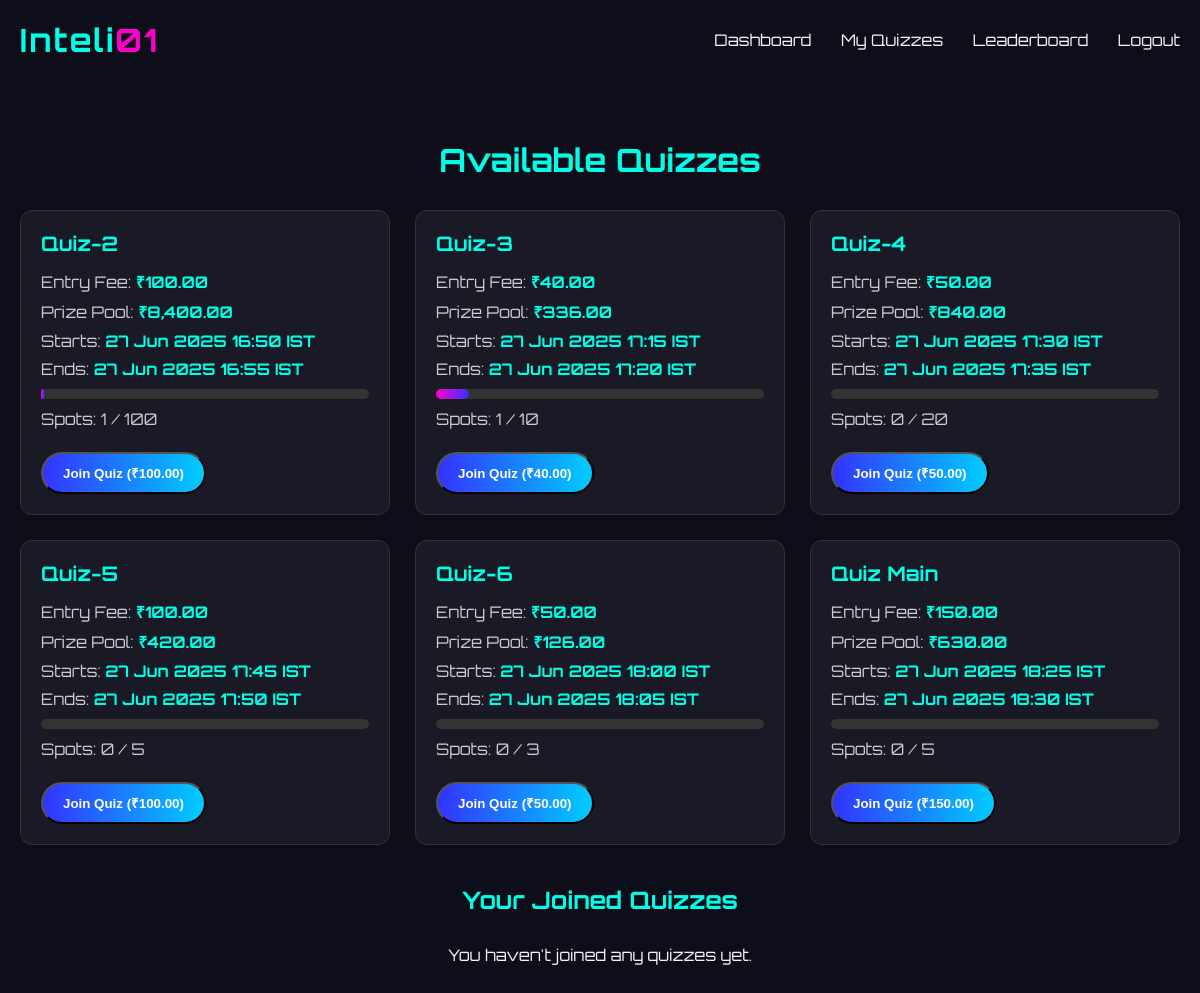
The page /join_quiz.php (signed in) on the database its author committed.
### tables this page shows
CREATE TABLE `quizzes` (
  `id` int(11) NOT NULL,
  `title` varchar(255) NOT NULL,
  `entry_fee` decimal(10,2) NOT NULL DEFAULT 0.00,
  `max_spots` int(11) NOT NULL DEFAULT 0,
  `prize_pool` decimal(10,2) DEFAULT 0.00,
  `commission_percent` decimal(5,2) NOT NULL DEFAULT 16.00,
  `is_active` tinyint(1) DEFAULT 1,
  `start_time` datetime DEFAULT NULL,
  `end_time` datetime DEFAULT NULL,
  `created_at` timestamp NOT NULL DEFAULT current_timestamp(),
  `winners` int(11) NOT NULL DEFAULT 1
);

### join_quiz.php (the view, shortened to what this page needs)
<?php
require_once 'db_connect.php';
$userId = $_SESSION['user_id'];
$quizzesQuery = "SELECT
    q.id,
    q.title,
    q.entry_fee,
    q.max_spots,
    q.prize_pool,
    q.start_time,
    q.end_time,
    COUNT(e.id) AS participants_count
FROM quizzes q
LEFT JOIN quiz_entries e ON q.id = e.quiz_id AND e.status = 'active'
WHERE q.start_time > NOW()
GROUP BY q.id
ORDER BY q.start_time ASC";
$quizzesResult = mysqli_query($con, $quizzesQuery);
$quizzes = mysqli_fetch_all($quizzesResult, MYSQLI_ASSOC);
$joinedQuery = "SELECT
    q.id,
    q.title,
    q.start_time,
    q.end_time,
    e.status
FROM quizzes q
JOIN quiz_entries e ON q.id = e.quiz_id
WHERE e.user_id = ?
ORDER BY q.start_time ASC";
$joinedStmt = mysqli_prepare($con, $joinedQuery);
mysqli_stmt_bind_param($joinedStmt, 'i', $userId);
mysqli_stmt_execute($joinedStmt);
$joinedResult = mysqli_stmt_get_result($joinedStmt);
$joinedQuizzes = mysqli_fetch_all($joinedResult, MYSQLI_ASSOC);
?>
<!DOCTYPE html>
<html lang="en">
<head>
</head>
<body>
    <div class="nav">
        <div class="logo">Inteli<span>01</span></div>
        <nav>
            <a href="dashboard.php">Dashboard</a>
            <a href="my_entries.php">My Quizzes</a>
            <a href="leaderboard.php">Leaderboard</a>
            <a href="logout.php">Logout</a>
        </nav>
    </div>
    <div class="container">
        <div class="section">
            <h1>Available Quizzes</h1>
            <?php if (empty($quizzes)): ?>
                <p style="text-align: center;">No quizzes available at the moment. Check back later!</p>
            <?php else: ?>
                <div class="quiz-grid">
                    <?php foreach ($quizzes as $quiz): ?>
                        <div class="quiz-card">
                            <h3><?= htmlspecialchars($quiz['title']) ?></h3>
                            <p>Entry Fee: <span class="highlight">₹<?= number_format($quiz['entry_fee'], 2) ?></span></p>
                            <p>Prize Pool: <span class="highlight">₹<?= number_format($quiz['prize_pool'], 2) ?></span></p>
                            <p>Starts: <span class="highlight"><?= date('d M Y H:i', strtotime($quiz['start_time'])) ?> IST</span></p>
                            <p>Ends: <span class="highlight"><?= date('d M Y H:i', strtotime($quiz['end_time'])) ?> IST</span></p>
                            <div class="progress-bar">
                                <div class="progress" style="width: <?= min(100, ($quiz['participants_count'] / $quiz['max_spots']) * 100) ?>%"></div>
                            </div>
                            <p>Spots: <?= $quiz['participants_count'] ?> / <?= $quiz['max_spots'] ?></p>
                            <form method="POST">
                                <button type="submit" name="join_quiz" class="btn btn-primary">
                                    Join Quiz (₹<?= number_format($quiz['entry_fee'], 2) ?>)
                                </button>
                            </form>
                        </div>
                    <?php endforeach; ?>
                </div>
            <?php endif; ?>
        </div>
        <div class="section">
            <h2>Your Joined Quizzes</h2>
            <?php if (empty($joinedQuizzes)): ?>
                <p style="text-align: center;">You haven't joined any quizzes yet.</p>
            <?php endif; ?>
        </div>
    </div>
</body>
</html>

### join_quiz.php (style rules this page uses)
* { margin: 0; padding: 0; box-sizing: border-box; }
body { font-family: 'Orbitron', sans-serif; background: #0e0e1a; color: #f4f4f4; }
.nav { display: flex; justify-content: space-between; align-items: center; padding: 20px; }
.logo { font-size: 32px; color: #00ffe7; font-weight: bold; letter-spacing: 2px; }
.logo span { color: #ff00cc; }
nav a { margin-left: 25px; text-decoration: none; color: #f4f4f4; font-size: 16px; }
.container { max-width: 1200px; margin: 40px auto; padding: 20px; }
h1, h2 { text-align: center; margin-bottom: 30px; color: #00ffe7; }
.quiz-grid { display: grid; grid-template-columns: repeat(auto-fill, minmax(350px, 1fr)); gap: 25px; }
.quiz-card { background: rgba(255,255,255,0.05); border-radius: 12px; padding: 20px; border: 1px solid #333; }
.quiz-card h3 { color: #00ffe7; margin-bottom: 15px; font-size: 20px; }
.quiz-card p { margin: 8px 0; color: #ccc; }
.quiz-card .highlight { color: #00ffe7; font-weight: bold; }
.btn { padding: 10px 20px; border-radius: 50px; text-decoration: none; display: inline-block; margin-top: 15px; cursor: pointer; }
.btn-primary { background: linear-gradient(90deg, #3333ff, #00ccff); color: white; font-weight: bold; }
.section { margin-bottom: 40px; }
.progress-bar { height: 10px; background: #333; border-radius: 5px; margin: 10px 0; }
.progress { height: 100%; background: linear-gradient(90deg, #ff00cc, #3333ff); border-radius: 5px; }

### rows shown on the page
quizzes: title "Quiz-2", entry_fee "100.00", prize_pool "8,400.00", start_time "27 Jun 2025 16:50", end_time "27 Jun 2025 16:55", participants_count "1", max_spots "100"
quizzes: title "Quiz-3", entry_fee "40.00", prize_pool "336.00", start_time "27 Jun 2025 17:15", end_time "27 Jun 2025 17:20", participants_count "1", max_spots "10"
quizzes: title "Quiz-4", entry_fee "50.00", prize_pool "840.00", start_time "27 Jun 2025 17:30", end_time "27 Jun 2025 17:35", participants_count "0", max_spots "20"
quizzes: title "Quiz-5", entry_fee "100.00", prize_pool "420.00", start_time "27 Jun 2025 17:45", end_time "27 Jun 2025 17:50", participants_count "0", max_spots "5"
quizzes: title "Quiz-6", entry_fee "50.00", prize_pool "126.00", start_time "27 Jun 2025 18:00", end_time "27 Jun 2025 18:05", participants_count "0", max_spots "3"
quizzes: title "Quiz Main", entry_fee "150.00", prize_pool "630.00", start_time "27 Jun 2025 18:25", end_time "27 Jun 2025 18:30", participants_count "0", max_spots "5"
